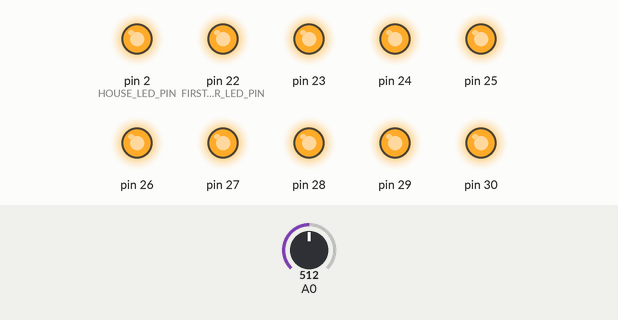
This sketch was run on a simulated Arduino Mega 2560, built with avr-gcc and run on an emulated ATmega2560. Shown: output pins drawn as LEDs (lit = HIGH). The test bench sets the inputs (shaded band); at power-on: A0 = 512.

Above: at 5.2 s.
5.3 s: A0 set to 110
6.8 s: A0 set to 92
At 8.0 s:
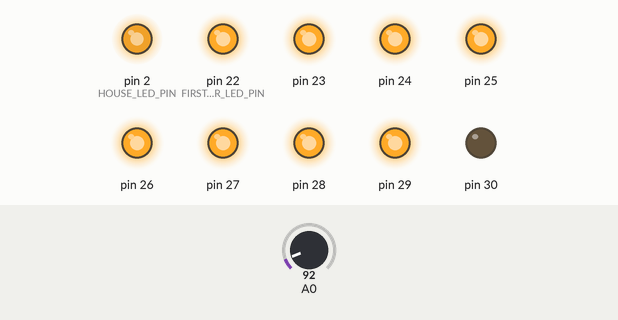
8.3 s: A0 set to 116
At 9.0 s:
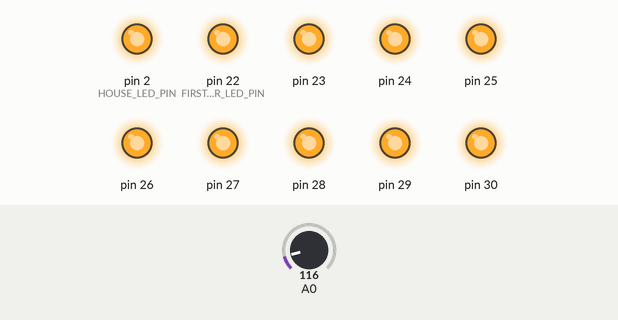
Timing chart, 0 to 11.3 s (numbered marks = the images above; inputs shaded):
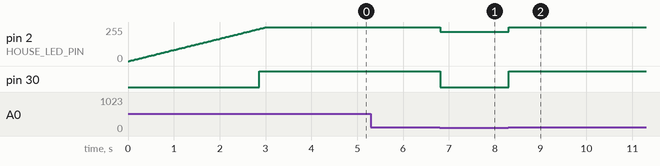

The sketch:

main.ino
```cpp
//Power input
#define MAX_TURBINE_VOLTAGE 106

//LEDs
#define N_POWER_LEDS 9
#define FIRST_POWER_LED_PIN 22

#define HOUSE_LED_PIN 2
#define MAX_PWM_VALUE 255

double getPowerLevel() {
  return ((double)analogRead(0))/MAX_TURBINE_VOLTAGE;
}

void setPowerLEDs(double powerLevel) {
  int ledsToLight = powerLevel * N_POWER_LEDS + 0.5;
  int pwmLevel = powerLevel * MAX_PWM_VALUE;

  analogWrite(HOUSE_LED_PIN, pwmLevel);
  for (int pin = FIRST_POWER_LED_PIN; pin < FIRST_POWER_LED_PIN+N_POWER_LEDS; ++pin) {
    digitalWrite(pin, (pin-FIRST_POWER_LED_PIN<ledsToLight)?(HIGH):(LOW));
  }
}

void setup() {
  pinMode(HOUSE_LED_PIN, OUTPUT);
  for (int pin = FIRST_POWER_LED_PIN; pin < FIRST_POWER_LED_PIN+N_POWER_LEDS; ++pin) {
    pinMode(pin, OUTPUT);
  }
  pinMode(0, INPUT); //Turbine analog input

  double ip = 0;
  while (ip<=1) {
    setPowerLEDs(ip);
    ip += 0.01;
    delay(30);
  }
  delay(1000);
}

void loop() {
  setPowerLEDs(getPowerLevel());
  delay(20);
}
```

Measured:
- the behaviour switches between 101 and 100 on A0 (found by bisection; images 0 and 1)
- after the input at 5.3 s, every drawn part: stays the same
- after the input at 6.8 s, pin 2 (HOUSE_LED_PIN): 255/255 → 221/255 at once; pin 30: HIGH → LOW at once
- after the input at 8.3 s, pin 2 (HOUSE_LED_PIN): 221/255 → 255/255 at once; pin 30: LOW → HIGH at once
